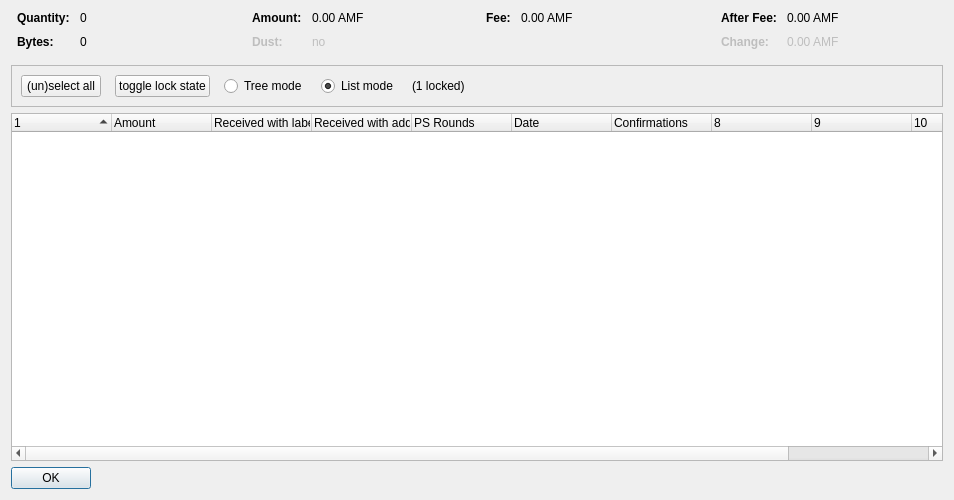
<?xml version="1.0" encoding="UTF-8"?>
<ui version="4.0">
 <class>CoinControlDialog</class>
 <widget class="QDialog" name="CoinControlDialog">
  <property name="geometry">
   <rect>
    <x>0</x>
    <y>0</y>
    <width>954</width>
    <height>500</height>
   </rect>
  </property>
  <property name="windowTitle">
   <string>Coin Selection</string>
  </property>
  <layout class="QVBoxLayout" name="verticalLayout">
   <item>
    <layout class="QHBoxLayout" name="horizontalLayoutTop" stretch="0,0,0,0">
     <property name="topMargin">
      <number>0</number>
     </property>
     <property name="bottomMargin">
      <number>10</number>
     </property>
     <item>
      <layout class="QFormLayout" name="formLayoutCoinControl1">
       <property name="horizontalSpacing">
        <number>10</number>
       </property>
       <property name="verticalSpacing">
        <number>10</number>
       </property>
       <property name="leftMargin">
        <number>6</number>
       </property>
       <property name="rightMargin">
        <number>6</number>
       </property>
       <item row="0" column="0">
        <widget class="QLabel" name="labelCoinControlQuantityText">
         <property name="font">
          <font>
           <weight>75</weight>
           <bold>true</bold>
          </font>
         </property>
         <property name="text">
          <string>Quantity:</string>
         </property>
        </widget>
       </item>
       <item row="0" column="1">
        <widget class="QLabel" name="labelCoinControlQuantity">
         <property name="cursor">
          <cursorShape>IBeamCursor</cursorShape>
         </property>
         <property name="contextMenuPolicy">
          <enum>Qt::ActionsContextMenu</enum>
         </property>
         <property name="text">
          <string notr="true">0</string>
         </property>
         <property name="textInteractionFlags">
          <set>Qt::LinksAccessibleByMouse|Qt::TextSelectableByKeyboard|Qt::TextSelectableByMouse</set>
         </property>
        </widget>
       </item>
       <item row="1" column="0">
        <widget class="QLabel" name="labelCoinControlBytesText">
         <property name="font">
          <font>
           <weight>75</weight>
           <bold>true</bold>
          </font>
         </property>
         <property name="text">
          <string>Bytes:</string>
         </property>
        </widget>
       </item>
       <item row="1" column="1">
        <widget class="QLabel" name="labelCoinControlBytes">
         <property name="cursor">
          <cursorShape>IBeamCursor</cursorShape>
         </property>
         <property name="contextMenuPolicy">
          <enum>Qt::ActionsContextMenu</enum>
         </property>
         <property name="text">
          <string notr="true">0</string>
         </property>
         <property name="textInteractionFlags">
          <set>Qt::LinksAccessibleByMouse|Qt::TextSelectableByKeyboard|Qt::TextSelectableByMouse</set>
         </property>
        </widget>
       </item>
      </layout>
     </item>
     <item>
      <layout class="QFormLayout" name="formLayoutCoinControl2">
       <property name="horizontalSpacing">
        <number>10</number>
       </property>
       <property name="verticalSpacing">
        <number>10</number>
       </property>
       <property name="leftMargin">
        <number>6</number>
       </property>
       <property name="rightMargin">
        <number>6</number>
       </property>
       <item row="0" column="0">
        <widget class="QLabel" name="labelCoinControlAmountText">
         <property name="font">
          <font>
           <weight>75</weight>
           <bold>true</bold>
          </font>
         </property>
         <property name="text">
          <string>Amount:</string>
         </property>
        </widget>
       </item>
       <item row="0" column="1">
        <widget class="QLabel" name="labelCoinControlAmount">
         <property name="cursor">
          <cursorShape>IBeamCursor</cursorShape>
         </property>
         <property name="contextMenuPolicy">
          <enum>Qt::ActionsContextMenu</enum>
         </property>
         <property name="text">
          <string notr="true">0.00 AMF</string>
         </property>
         <property name="textInteractionFlags">
          <set>Qt::LinksAccessibleByMouse|Qt::TextSelectableByKeyboard|Qt::TextSelectableByMouse</set>
         </property>
        </widget>
       </item>
       <item row="1" column="0">
        <widget class="QLabel" name="labelCoinControlLowOutputText">
         <property name="enabled">
          <bool>false</bool>
         </property>
         <property name="font">
          <font>
           <weight>75</weight>
           <bold>true</bold>
          </font>
         </property>
         <property name="text">
          <string>Dust:</string>
         </property>
        </widget>
       </item>
       <item row="1" column="1">
        <widget class="QLabel" name="labelCoinControlLowOutput">
         <property name="enabled">
          <bool>false</bool>
         </property>
         <property name="cursor">
          <cursorShape>IBeamCursor</cursorShape>
         </property>
         <property name="contextMenuPolicy">
          <enum>Qt::ActionsContextMenu</enum>
         </property>
         <property name="text">
          <string notr="true">no</string>
         </property>
         <property name="textInteractionFlags">
          <set>Qt::LinksAccessibleByMouse|Qt::TextSelectableByKeyboard|Qt::TextSelectableByMouse</set>
         </property>
        </widget>
       </item>
      </layout>
     </item>
     <item>
      <layout class="QFormLayout" name="formLayoutCoinControl3">
       <property name="horizontalSpacing">
        <number>10</number>
       </property>
       <property name="verticalSpacing">
        <number>10</number>
       </property>
       <property name="leftMargin">
        <number>6</number>
       </property>
       <property name="rightMargin">
        <number>6</number>
       </property>
       <item row="0" column="0">
        <widget class="QLabel" name="labelCoinControlFeeText">
         <property name="font">
          <font>
           <weight>75</weight>
           <bold>true</bold>
          </font>
         </property>
         <property name="text">
          <string>Fee:</string>
         </property>
        </widget>
       </item>
       <item row="0" column="1">
        <widget class="QLabel" name="labelCoinControlFee">
         <property name="cursor">
          <cursorShape>IBeamCursor</cursorShape>
         </property>
         <property name="contextMenuPolicy">
          <enum>Qt::ActionsContextMenu</enum>
         </property>
         <property name="text">
          <string notr="true">0.00 AMF</string>
         </property>
         <property name="textInteractionFlags">
          <set>Qt::LinksAccessibleByMouse|Qt::TextSelectableByKeyboard|Qt::TextSelectableByMouse</set>
         </property>
        </widget>
       </item>
      </layout>
     </item>
     <item>
      <layout class="QFormLayout" name="formLayoutCoinControl4">
       <property name="horizontalSpacing">
        <number>10</number>
       </property>
       <property name="verticalSpacing">
        <number>10</number>
       </property>
       <property name="leftMargin">
        <number>6</number>
       </property>
       <property name="rightMargin">
        <number>6</number>
       </property>
       <item row="0" column="0">
        <widget class="QLabel" name="labelCoinControlAfterFeeText">
         <property name="font">
          <font>
           <weight>75</weight>
           <bold>true</bold>
          </font>
         </property>
         <property name="text">
          <string>After Fee:</string>
         </property>
        </widget>
       </item>
       <item row="0" column="1">
        <widget class="QLabel" name="labelCoinControlAfterFee">
         <property name="cursor">
          <cursorShape>IBeamCursor</cursorShape>
         </property>
         <property name="contextMenuPolicy">
          <enum>Qt::ActionsContextMenu</enum>
         </property>
         <property name="text">
          <string notr="true">0.00 AMF</string>
         </property>
         <property name="textInteractionFlags">
          <set>Qt::LinksAccessibleByMouse|Qt::TextSelectableByKeyboard|Qt::TextSelectableByMouse</set>
         </property>
        </widget>
       </item>
       <item row="1" column="0">
        <widget class="QLabel" name="labelCoinControlChangeText">
         <property name="enabled">
          <bool>false</bool>
         </property>
         <property name="font">
          <font>
           <weight>75</weight>
           <bold>true</bold>
          </font>
         </property>
         <property name="text">
          <string>Change:</string>
         </property>
        </widget>
       </item>
       <item row="1" column="1">
        <widget class="QLabel" name="labelCoinControlChange">
         <property name="enabled">
          <bool>false</bool>
         </property>
         <property name="cursor">
          <cursorShape>IBeamCursor</cursorShape>
         </property>
         <property name="contextMenuPolicy">
          <enum>Qt::ActionsContextMenu</enum>
         </property>
         <property name="text">
          <string notr="true">0.00 AMF</string>
         </property>
         <property name="textInteractionFlags">
          <set>Qt::LinksAccessibleByMouse|Qt::TextSelectableByKeyboard|Qt::TextSelectableByMouse</set>
         </property>
        </widget>
       </item>
      </layout>
     </item>
    </layout>
   </item>
   <item>
    <widget class="QFrame" name="frame">
     <property name="minimumSize">
      <size>
       <width>0</width>
       <height>40</height>
      </size>
     </property>
     <property name="frameShape">
      <enum>QFrame::StyledPanel</enum>
     </property>
     <property name="frameShadow">
      <enum>QFrame::Sunken</enum>
     </property>
     <layout class="QHBoxLayout" name="horizontalLayout">
      <item>
       <layout class="QHBoxLayout" name="horizontalLayoutPanel" stretch="0,0,0,0,0,0">
        <property name="spacing">
         <number>14</number>
        </property>
        <item>
         <widget class="QPushButton" name="pushButtonSelectAll">
          <property name="sizePolicy">
           <sizepolicy hsizetype="Maximum" vsizetype="Fixed">
            <horstretch>0</horstretch>
            <verstretch>0</verstretch>
           </sizepolicy>
          </property>
          <property name="text">
           <string>(un)select all</string>
          </property>
          <property name="autoDefault">
           <bool>false</bool>
          </property>
         </widget>
        </item>
        <item>
         <widget class="QPushButton" name="pushButtonToggleLock">
          <property name="sizePolicy">
           <sizepolicy hsizetype="Maximum" vsizetype="Fixed">
            <horstretch>0</horstretch>
            <verstretch>0</verstretch>
           </sizepolicy>
          </property>
          <property name="text">
           <string>toggle lock state</string>
          </property>
          <property name="autoDefault">
           <bool>false</bool>
          </property>
         </widget>
        </item>
        <item>
         <widget class="QRadioButton" name="radioTreeMode">
          <property name="sizePolicy">
           <sizepolicy hsizetype="Maximum" vsizetype="Fixed">
            <horstretch>0</horstretch>
            <verstretch>0</verstretch>
           </sizepolicy>
          </property>
          <property name="text">
           <string>Tree mode</string>
          </property>
         </widget>
        </item>
        <item>
         <widget class="QRadioButton" name="radioListMode">
          <property name="sizePolicy">
           <sizepolicy hsizetype="Maximum" vsizetype="Fixed">
            <horstretch>0</horstretch>
            <verstretch>0</verstretch>
           </sizepolicy>
          </property>
          <property name="text">
           <string>List mode</string>
          </property>
          <property name="checked">
           <bool>true</bool>
          </property>
         </widget>
        </item>
        <item>
         <widget class="QLabel" name="labelLocked">
          <property name="text">
           <string>(1 locked)</string>
          </property>
         </widget>
        </item>
        <item>
         <spacer name="horizontalSpacer">
          <property name="orientation">
           <enum>Qt::Horizontal</enum>
          </property>
          <property name="sizeHint" stdset="0">
           <size>
            <width>40</width>
            <height>20</height>
           </size>
          </property>
         </spacer>
        </item>
       </layout>
      </item>
     </layout>
    </widget>
   </item>
   <item>
    <widget class="CoinControlTreeWidget" name="treeWidget">
     <property name="contextMenuPolicy">
      <enum>Qt::CustomContextMenu</enum>
     </property>
     <property name="sortingEnabled">
      <bool>false</bool>
     </property>
     <property name="columnCount">
      <number>11</number>
     </property>
     <attribute name="headerShowSortIndicator" stdset="0">
      <bool>true</bool>
     </attribute>
     <attribute name="headerStretchLastSection">
      <bool>false</bool>
     </attribute>
     <column>
      <property name="text">
       <string/>
      </property>
     </column>
     <column>
      <property name="text">
       <string>Amount</string>
      </property>
     </column>
     <column>
      <property name="text">
       <string>Received with label</string>
      </property>
     </column>
     <column>
      <property name="text">
       <string>Received with address</string>
      </property>
     </column>
     <column>
      <property name="text">
       <string>PS Rounds</string>
      </property>
     </column>
     <column>
      <property name="text">
       <string>Date</string>
      </property>
     </column>
     <column>
      <property name="text">
       <string>Confirmations</string>
      </property>
      <property name="toolTip">
       <string>Confirmed</string>
      </property>
     </column>
     <column>
      <property name="text">
       <string/>
      </property>
     </column>
     <column>
      <property name="text">
       <string/>
      </property>
     </column>
     <column>
      <property name="text">
       <string/>
      </property>
     </column>
     <column>
      <property name="text">
       <string/>
      </property>
     </column>
    </widget>
   </item>
   <item>
    <widget class="QDialogButtonBox" name="buttonBox">
     <property name="sizePolicy">
      <sizepolicy hsizetype="Maximum" vsizetype="Fixed">
       <horstretch>0</horstretch>
       <verstretch>0</verstretch>
      </sizepolicy>
     </property>
     <property name="orientation">
      <enum>Qt::Horizontal</enum>
     </property>
     <property name="standardButtons">
      <set>QDialogButtonBox::Ok</set>
     </property>
    </widget>
   </item>
  </layout>
 </widget>
 <customwidgets>
  <customwidget>
   <class>CoinControlTreeWidget</class>
   <extends>QTreeWidget</extends>
   <header>coincontroltreewidget.h</header>
  </customwidget>
 </customwidgets>
 <resources/>
 <connections/>
</ui>
